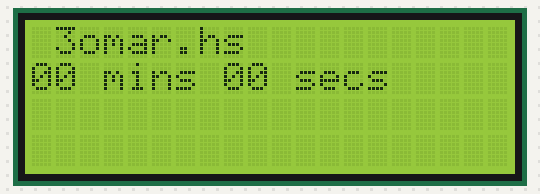
Bench run of a sketch on a simulated Arduino Uno, built with avr-gcc and run on an emulated ATmega328P. Shown: 20×4 character LCD.

Above: at 0.1 s.
At 4.2 s:
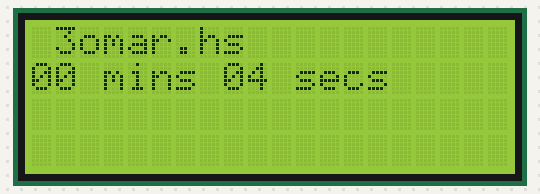
At 11.3 s:
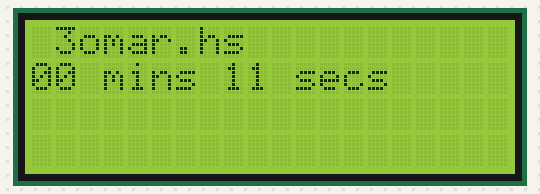
At 19.4 s:
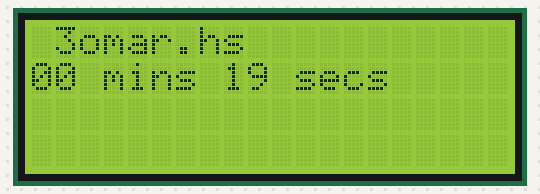
At 27.5 s:
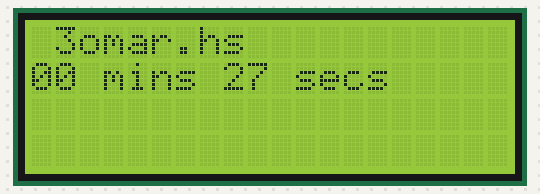
At 38.7 s:
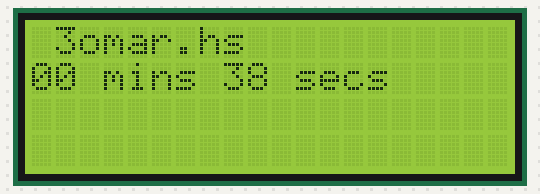

Measured:
- what the display in image 1 shows lasts 1.0 s, from 4.2 s to 5.2 s

The sketch:

timer_code3.ino
```cpp
#include <LiquidCrystal_I2C.h>
LiquidCrystal_I2C lcd(0x27,20,4);

const int rs = 12, en = 11, d4 = 5, d5 = 4, d6 = 3, d7 = 2;
//LiquidCrystal lcd(rs, en, d4, d5, d6, d7);

signed short minutes, secondes;
char timeline[16];

void setup() {

  lcd.init();
  lcd.setCursor(1, 0);
  lcd.print("3omar.hs");
  lcd.setCursor(0, 1);
  lcd.print(".......");
  lcd.backlight();


}

void loop() {

  lcd.setCursor(0, 1);
  sprintf(timeline,"%0.2d mins %0.2d secs", minutes, secondes);
  lcd.print(timeline);

  delay(1000);
  secondes++;

  if (secondes == 60)
  {
    secondes = 0;
    minutes ++;
  }

}
```
